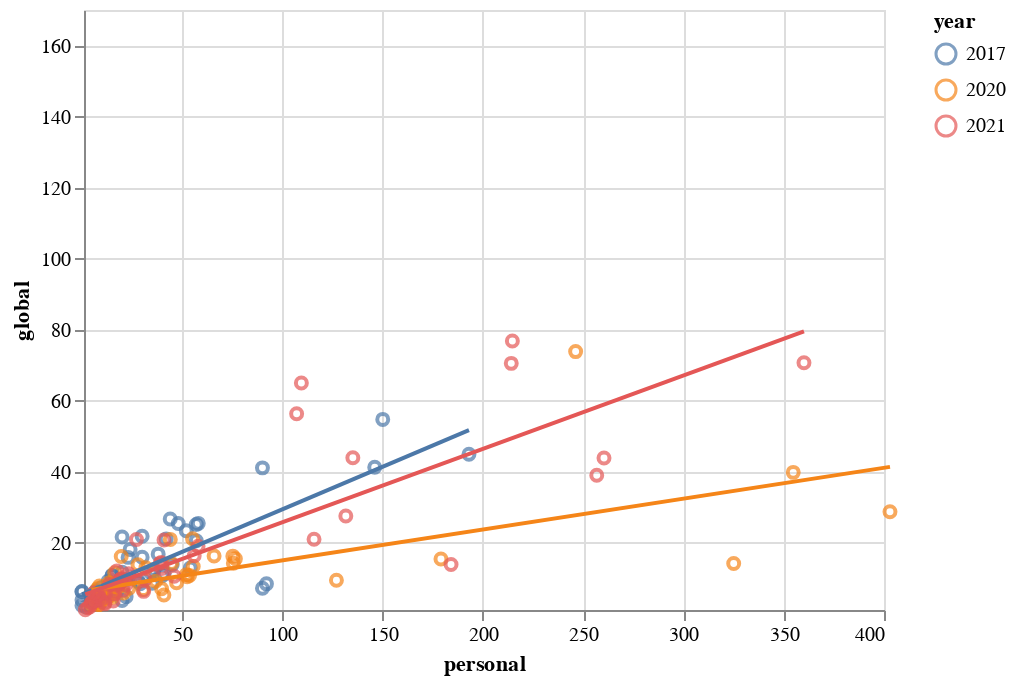

Notebook cell for this chart:
### Code cell
dom = 'linear'
chart = alt.Chart(df).mark_point().encode(
    x=alt.X('personal:Q',scale=alt.Scale(type=dom, domain=(1, 400))),
    y=alt.Y('global:Q',scale=alt.Scale(type=dom, domain=(1,170))),
    color = 'year:N',
    tooltip=['year','day','star']
)
chart + chart.transform_regression('personal', 'global',groupby=['year'], method='linear').mark_line()

### Figure 1 — Vega-Lite specification as saved in the notebook (floating-point values rounded to 4 significant figures; data arrays with more than 128 entries replaced by an {"elided": "..."} marker saying what was removed)
{"config": {"view": {"continuousWidth": 400, "continuousHeight": 300}}, "layer": [{"mark": "point", "encoding": {"color": {"type": "nominal", "field": "year"}, "tooltip": [{"type": "quantitative", "field": "year"}, {"type": "quantitative", "field": "day"}, {"type": "quantitative", "field": "star"}], "x": {"type": "quantitative", "field": "personal", "scale": {"domain": [1, 400], "type": "linear"}}, "y": {"type": "quantitative", "field": "global", "scale": {"domain": [1, 170], "type": "linear"}}}}, {"mark": "line", "encoding": {"color": {"type": "nominal", "field": "year"}, "tooltip": [{"type": "quantitative", "field": "year"}, {"type": "quantitative", "field": "day"}, {"type": "quantitative", "field": "star"}], "x": {"type": "quantitative", "field": "personal", "scale": {"domain": [1, 400], "type": "linear"}}, "y": {"type": "quantitative", "field": "global", "scale": {"domain": [1, 170], "type": "linear"}}}, "transform": [{"on": "personal", "regression": "global", "groupby": ["year"], "method": "linear"}]}], "data": {"name": "data-f83ba4c75ffb50920c5b91d7968216db"}, "$schema": "https://vega.github.io/schema/vega-lite/v4.8.1.json", "datasets": {"data-f83ba4c75ffb50920c5b91d7968216db": {"elided": "150 records"}}}
